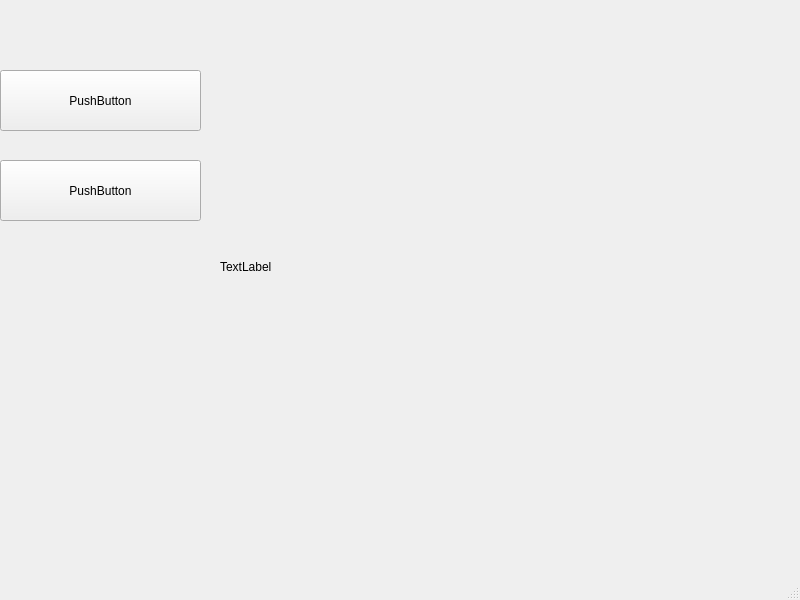
<?xml version="1.0" encoding="UTF-8"?>
<ui version="4.0">
 <class>MainWindow</class>
 <widget class="QMainWindow" name="MainWindow">
  <property name="geometry">
   <rect>
    <x>0</x>
    <y>0</y>
    <width>800</width>
    <height>600</height>
   </rect>
  </property>
  <property name="windowTitle">
   <string>MainWindow</string>
  </property>
  <widget class="QWidget" name="centralwidget">
   <widget class="QPushButton" name="pircturepushButton">
    <property name="geometry">
     <rect>
      <x>0</x>
      <y>70</y>
      <width>201</width>
      <height>61</height>
     </rect>
    </property>
    <property name="text">
     <string>PushButton</string>
    </property>
   </widget>
   <widget class="QPushButton" name="pushButton_2">
    <property name="geometry">
     <rect>
      <x>0</x>
      <y>160</y>
      <width>201</width>
      <height>61</height>
     </rect>
    </property>
    <property name="text">
     <string>PushButton</string>
    </property>
   </widget>
   <widget class="QLabel" name="label">
    <property name="geometry">
     <rect>
      <x>220</x>
      <y>11</y>
      <width>541</width>
      <height>511</height>
     </rect>
    </property>
    <property name="text">
     <string>TextLabel</string>
    </property>
   </widget>
  </widget>
  <widget class="QMenuBar" name="menubar">
   <property name="geometry">
    <rect>
     <x>0</x>
     <y>0</y>
     <width>800</width>
     <height>23</height>
    </rect>
   </property>
  </widget>
  <widget class="QStatusBar" name="statusbar"/>
 </widget>
 <resources/>
 <connections/>
</ui>
